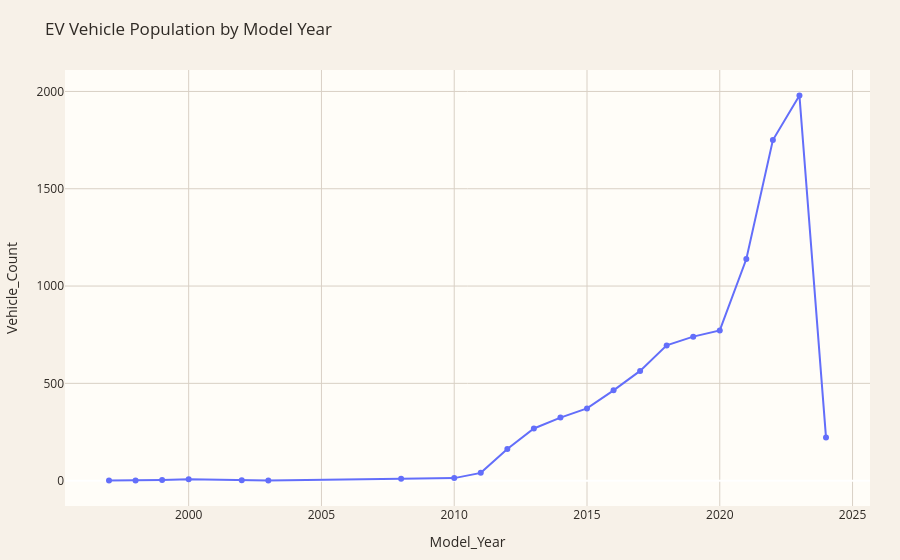

Notebook source saved alongside this figure:
### Markdown cell above
## 29. Chart — EV Population by Model Year

### Code cell
if PLOTLY_AVAILABLE:
    fig = px.line(
        year_summary,
        x="Model_Year",
        y="Vehicle_Count",
        markers=True,
        title="EV Vehicle Population by Model Year"
    )

    fig = apply_theme(fig)
    fig.show()

### Figure 1 — Plotly figure (JSON) as saved in the notebook; plotly's stock layout.template omitted (floating-point values rounded to 4 significant figures)
{"data": [{"hovertemplate": "Model_Year=%{x}<br>Vehicle_Count=%{y}<extra></extra>", "legendgroup": "", "line": {"color": "#636efa", "dash": "solid"}, "marker": {"symbol": "circle"}, "mode": "lines+markers", "name": "", "orientation": "v", "showlegend": false, "type": "scatter", "x": [1997, 1998, 1999, 2000, 2002, 2003, 2008, 2010, 2011, 2012, 2013, 2014, 2015, 2016, 2017, 2018, 2019, 2020, 2021, 2022, 2023, 2024], "xaxis": "x", "y": [1, 1, 3, 7, 2, 1, 10, 13, 40, 163, 268, 324, 371, 464, 564, 695, 740, 772, 1139, 1750, 1979, 222], "yaxis": "y"}], "layout": {"font": {"color": "#2F2A25"}, "hovermode": "x unified", "legend": {"tracegroupgap": 0}, "margin": {"b": 50, "l": 50, "r": 30, "t": 70}, "paper_bgcolor": "#F7F1E8", "plot_bgcolor": "#FFFDF8", "title": {"text": "EV Vehicle Population by Model Year"}, "xaxis": {"anchor": "y", "domain": [0, 1], "gridcolor": "#D9D0C5", "showgrid": true, "title": {"text": "Model_Year"}}, "yaxis": {"anchor": "x", "domain": [0, 1], "gridcolor": "#D9D0C5", "showgrid": true, "title": {"text": "Vehicle_Count"}}}}
